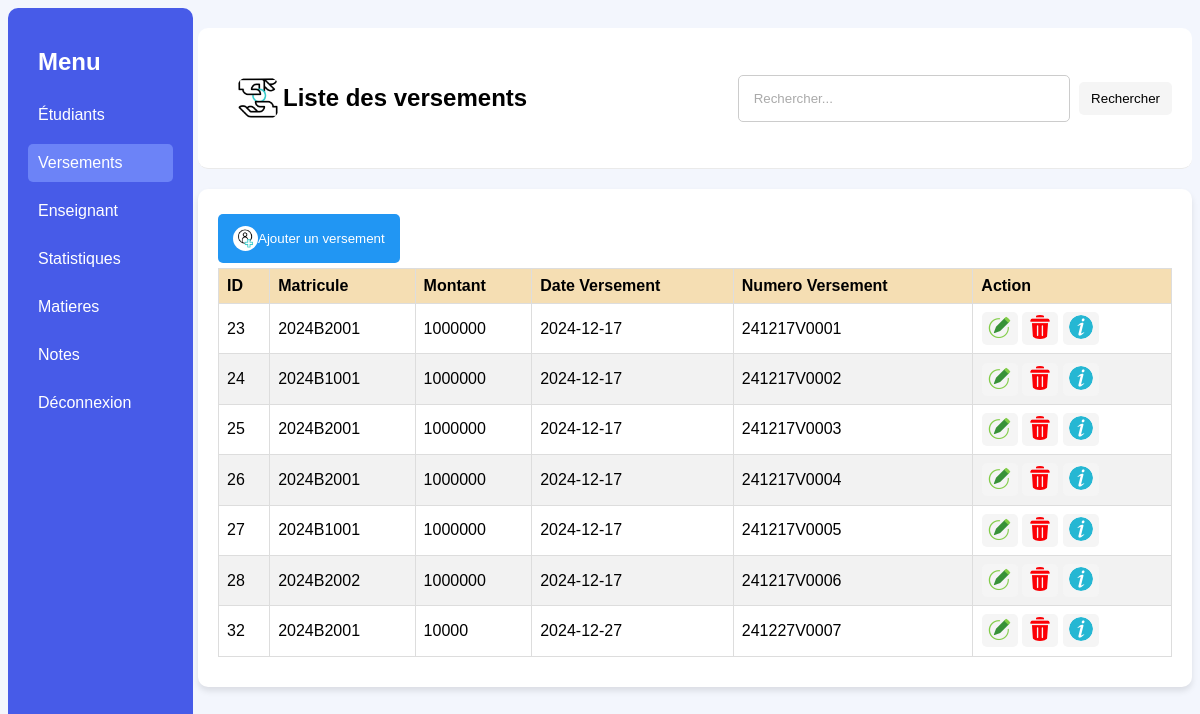
Page /gestionVer.php on the committed database.
### tables this page shows
CREATE TABLE IF NOT EXISTS `versements` (
  `id` int NOT NULL AUTO_INCREMENT,
  `matricule` varchar(20) DEFAULT NULL,
  `montant` bigint DEFAULT NULL,
  `date_versement` date DEFAULT NULL,
  `numero_versement` varchar(20) DEFAULT NULL,
  PRIMARY KEY (`id`)
);

### Class/Versement.php (called while the page is built, shortened)
<?php
class Versement
{
    private $conn;
    private $table = "versements";
    public function __construct($db)
    {
        $this->conn = $db;
    }
    public function getAllVersement()
    {
        $query = "SELECT * FROM " . $this->table;
        $result = $this->conn->query($query);
        $etudiants = [];
        while ($row = $result->fetch_assoc()) {
            $etudiants[] = $row;
        }
        return $etudiants;
    }
}

### gestionVer.php (the view, shortened to what this page needs)
<?php
require_once 'Class/Versement.php';
$database = new Database();
$db = $database->getConnection();
$versement = new Versement($db);
$search = isset($_GET['search']) ? trim($_GET['search']) : '';
$versements = $versement->getAllVersement($search);
?>
<!DOCTYPE html>
<html lang="en">
<head>
</head>
<body>
    <div class="sidebar">
        <h2>Menu</h2>
        <a href="gestionEtu.php">Étudiants</a>
        <a class="etu" href="gestionVer.php">Versements</a>
        <a href="gestionEnsei.php">Enseignant</a>
        <a href="statistiques.php">Statistiques</a>
        <a href="gestionMati.php">Matieres</a>
        <a href="rien1.php">Notes</a>
        <a href="logout.php">Déconnexion</a>
    </div>
    <div class="content">
        <div class="header">
            <div class="haut">
                <h2><img src="uploads/alms.gif" alt="">Liste des versements</h2>
            </div>
            <form method="GET" action="gestionVer.php">
                <input name="search" type="text" placeholder="Rechercher..." value="<?= htmlspecialchars($search); ?>">
                <button type="submit">Rechercher</button>
            </form>
        </div>
        <div class="table-container">
            <a href="AjouterVer.php"><button class="ajout"><img class="rien" src="uploads/add.gif" alt="">Ajouter un versement</button></a>
            <table>
                <thead>
                    <tr>
                        <th>ID</th>
                        <th>Matricule</th>
                        <th>Montant</th>
                        <th>Date Versement</th>
                        <th>Numero Versement</th>
                        <th>Action</th>
                    </tr>
                </thead>
                <tbody>
                    <?php if (!empty($versements)): ?>
                        <?php foreach ($versements as $versement): ?>
                            <tr>
                                <td><?= htmlspecialchars($versement['id']); ?></td>
                                <td><?= htmlspecialchars($versement['matricule']); ?></td>
                                <td><?= htmlspecialchars($versement['montant']); ?></td>
                                <td><?= htmlspecialchars($versement['date_versement']); ?></td>
                                <td><?= htmlspecialchars($versement['numero_versement']); ?></td>
                                <td class="actions">
                                    <button class="edit" onclick="location.href='edit.php?id=<?= $versement['id']; ?>'"><img src="uploads/write.png" alt=""></button>
                                    <button class="delete" onclick="openPopup(<?= $versement['id']; ?>)"><img src="uploads/delete.png" alt=""></button>
                                    <button class="details" onclick="location.href='infoVer.php?matricule=<?= $versement['matricule']; ?>'"><img src="uploads/info.png" alt=""></button>
                                </td>
                            </tr>
                        <?php endforeach; ?>
                    <?php else: ?>
                        <tr>
                            <td colspan="12">Aucun versement trouvé.</td>
                        </tr>
                    <?php endif; ?>
                </tbody>
            </table>
        </div>
    </div>
</body>
</html>

### gestionVer.php (style rules this page uses)
body { font-family: 'Arial', sans-serif; background-color: #f3f6fd; }
.sidebar { background-color: #475be8; color: white; height: 93vh; position: fixed; width: 145px; padding: 20px; border-radius: 10px; }
.sidebar h2 { text-decoration: none; color: white; display: flex; align-items: center; margin: 10px 0; padding: 10px; border-radius: 5px; }
.sidebar a { text-decoration: none; color: white; display: flex; align-items: center; margin: 10px 0; padding: 10px; border-radius: 5px; }
.content { margin-left: 170px; margin-right: -20px; padding: 20px; padding: 20px; }
.header { background-color: #fff; padding: 15px; border-bottom: 1px solid #eaeaea; display: flex; justify-content: space-between; align-items: center; border-radius: 10px; }
.header h2 { margin-left: 10px; justify-content: left; }
.header input { width: 300px; padding: 15px; border: 1px solid #ccc; border-radius: 5px; }
.header input::placeholder { color: #aaa; }
.header button { background-color: whitesmoke; color: black; margin: 5px; padding: 9px 12px; border: none; border-radius: 5px; cursor: pointer; }
table { width: 100%; border-collapse: collapse; margin-bottom: 10px; background-color: #fff; border-radius: 10px; }
.table-container { margin-top: 20px; background-color: white; border-radius: 10px; padding: 20px; box-shadow: 0 4px 6px rgba(0, 0, 0, 0.1); }
.table-container a { text-decoration: none; }
th, td { padding: 8px; border: 1px solid #ddd; text-align: left; }
th { background-color: wheat; color: black; }
tr:nth-child(even) { background-color: #f2f2f2; }
img { max-width: 50px; max-height: 50px; object-fit: cover; border-radius: 50px; width: 100%; }
.rien { max-width: 25px; max-height: 25px; justify-content: center; }
.actions button { margin: .2px; padding: 3px 6px; border: none; border-radius: 5px; cursor: pointer; }
.actions .edit { background-color: whitesmoke; color: white; }
.actions .details { background-color: whitesmoke; color: white; }
.actions .delete { background-color: whitesmoke; color: white; }
.ajout { background-color: #2196F3; color: white; display: flex; align-items: center; margin: 5px 0px; padding: 12px 15px; border: none; border-radius: 5px; cursor: pointer; justify-content: center; position: relative; text-decoration: none; }
.haut { padding: 10px; }
.haut h2 { text-decoration: none; color: black; display: flex; align-items: center; margin: 10px 0; padding: 10px; border-radius: 5px; }
.sidebar .etu { background-color: #6c83f7; }

### rows in the picture
versements: id "23", matricule "2024B2001", montant "1000000", date_versement "2024-12-17", numero_versement "241217V0001"
versements: id "24", matricule "2024B1001", montant "1000000", date_versement "2024-12-17", numero_versement "241217V0002"
versements: id "25", matricule "2024B2001", montant "1000000", date_versement "2024-12-17", numero_versement "241217V0003"
versements: id "26", matricule "2024B2001", montant "1000000", date_versement "2024-12-17", numero_versement "241217V0004"
versements: id "27", matricule "2024B1001", montant "1000000", date_versement "2024-12-17", numero_versement "241217V0005"
versements: id "28", matricule "2024B2002", montant "1000000", date_versement "2024-12-17", numero_versement "241217V0006"
versements: id "32", matricule "2024B2001", montant "10000", date_versement "2024-12-27", numero_versement "241227V0007"
